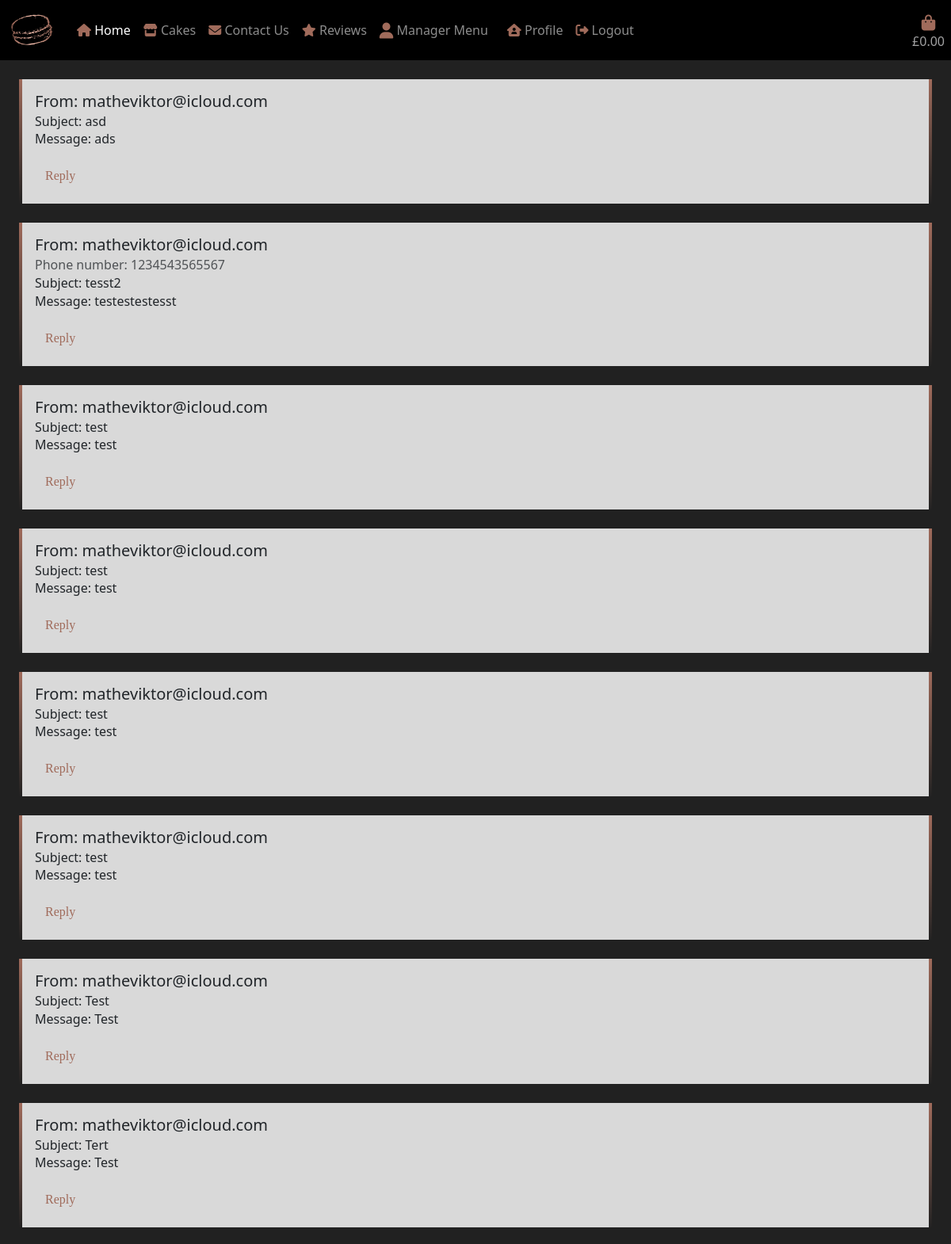
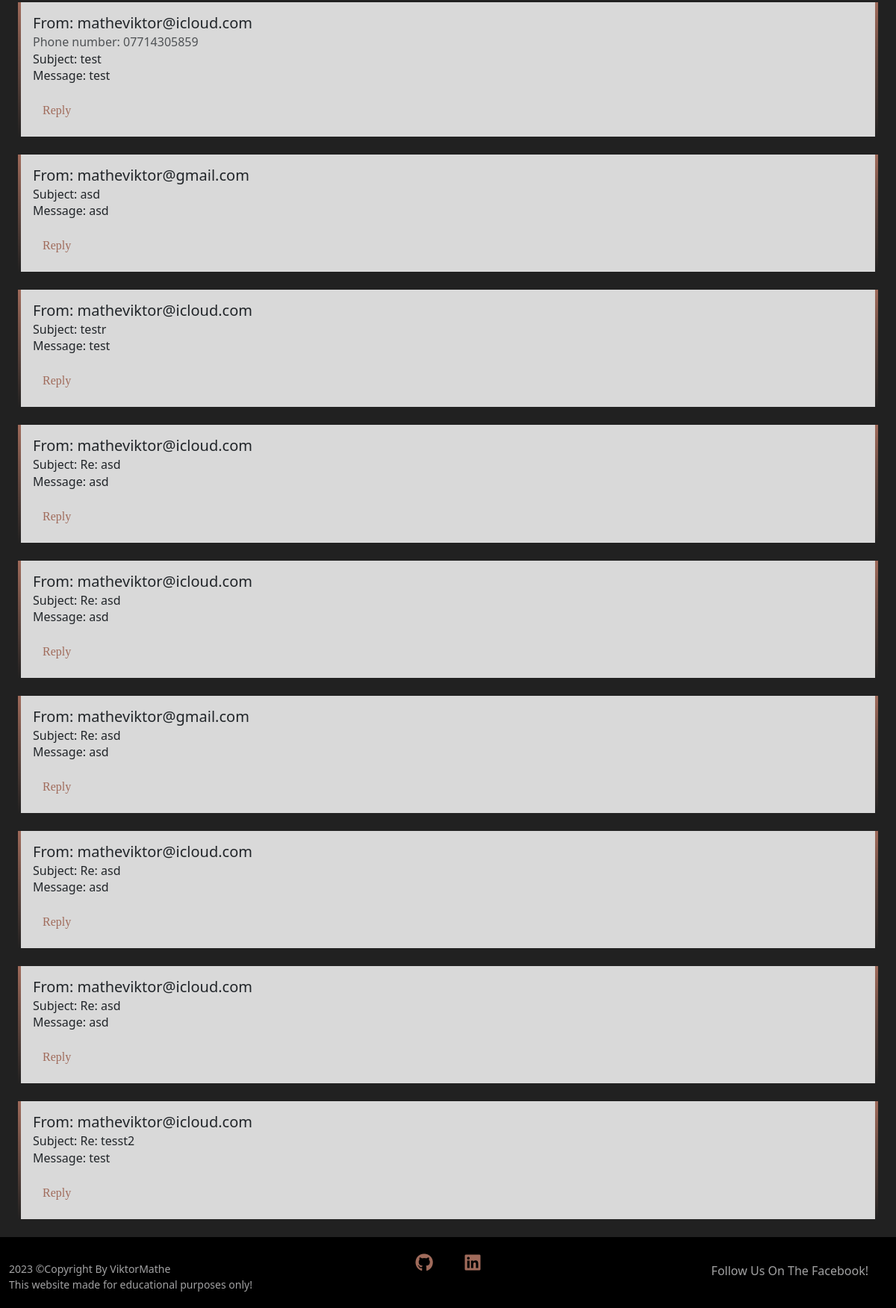
Screenshot of /contact_us/messages/ (signed in) with the database file from the repository (2 pictures, top to bottom).
### contactus/models.py (models this page shows, shortened)
class Contact_us(models.Model):
    phone_number = models.CharField(
        max_length=20, null=True, blank=True)
    email = models.EmailField()
    subject = models.CharField(max_length=254)
    message = models.TextField()

### contactus/views.py (the view)
# urls.py: path('messages/', views.contact_messages, name='messages'),
@login_required
def contact_messages(request):
    contact_messages = Contact_us.objects.filter()
    context = {'contact_messages': contact_messages}
    template = 'messages.html'
    return render(request, template, context)

### bag/context.py (called while the page is built, shortened)
def bag_contents(request):
    bag_contents = []
    total = 0
    cake_count = 0
    bag = request.session.get('bag', {})
    if total < settings.FREE_DELIVERY:
        delivery_fee = total * Decimal(settings.DELIVERY_PERCENTAGE/100)
        free_delivery_delta = settings.FREE_DELIVERY - total
    else:
        delivery_fee = 0
        free_delivery_delta = 0
    order_total = delivery_fee + total
    context = {
        'bag_contents': bag_contents,
        'total': total,
        'cake_count': cake_count,
        'delivery_fee': delivery_fee,
        'free_delivery': settings.FREE_DELIVERY,
        'free_delivery_delta': free_delivery_delta,
        'order_total': order_total,
    }
    return context

### contactus/templates/messages.html (shortened to what this page needs)
{% extends 'base.html' %}
{% load static %}
{% block content %}
{% for message in contact_messages %}
<div class="card  m-4">
    <div class="card-body silver-bg">
      <h5 class="card-title">From: {{ message.email }}</h5>
      {% if message.phone_number %}
      <h6 class="card-subtitle mb-2 text-muted">Phone number: {{ message.phone_number }}</h6>
      {% endif %}
      <h6 class="card-subtitle">Subject: {{ message.subject }}</h6>
      <p class="card-text">Message: {{ message.message }}</p>
      <a href="{% url 'reply' message.id %}" class="card-link btn text bordered rounded-2">Reply</a>
    </div>
  </div>
{% endfor %}
{% endblock %}

### static/css/base.css (style rules this page uses)
html { height: 100%; }
body { background: url('/media/macaron_background.png') fixed center center no-repeat; background-size: cover; height: calc(100vh - 164px); }
.silver-bg { background-color: #d9d9d9; }
.card { border-width: 4px; border-style: solid; border-top: none; border-bottom: none; border-image: linear-gradient(to bottom, #A06B5B, #212121) 1 100%; }
.text { color: #A06B5B; font-family: Italic; }

### rows the page displays
Contact_us: email "matheviktor@icloud.com", subject "asd", message "ads"
Contact_us: email "matheviktor@icloud.com", phone_number "1234543565567", subject "tesst2", message "testestestesst"
Contact_us: email "matheviktor@icloud.com", subject "test", message "test"
Contact_us: email "matheviktor@icloud.com", subject "test", message "test"
Contact_us: email "matheviktor@icloud.com", subject "test", message "test"
Contact_us: email "matheviktor@icloud.com", subject "test", message "test"
Contact_us: email "matheviktor@icloud.com", subject "Test", message "Test"
Contact_us: email "matheviktor@icloud.com", subject "Tert", message "Test"
Contact_us: email "matheviktor@icloud.com", phone_number "07714305859", subject "test", message "test"
Contact_us: email "matheviktor@gmail.com", subject "asd", message "asd"
Contact_us: email "matheviktor@icloud.com", subject "testr", message "test"
Contact_us: email "matheviktor@icloud.com", subject "Re: asd", message "asd"
Contact_us: email "matheviktor@icloud.com", subject "Re: asd", message "asd"
Contact_us: email "matheviktor@gmail.com", subject "Re: asd", message "asd"
Contact_us: email "matheviktor@icloud.com", subject "Re: asd", message "asd"
Contact_us: email "matheviktor@icloud.com", subject "Re: asd", message "asd"
Contact_us: email "matheviktor@icloud.com", subject "Re: tesst2", message "test"
